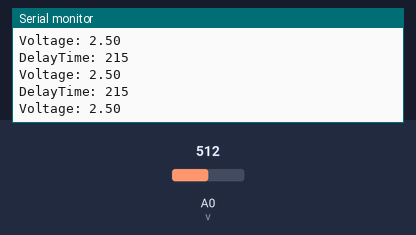
A sketch run on a simulated Arduino Uno, built with avr-gcc and run on an emulated ATmega328P. On the bench: the last lines printed to the serial monitor. Inputs (shaded band) come from the test bench; at power-on: A0 (v) = 512.

Above: at 1.2 s.
1.3 s: A0 (v) set to 684
At 2.4 s:
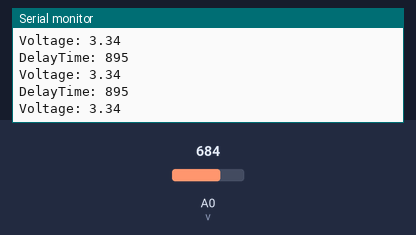
2.8 s: A0 (v) set to 709
At 3.4 s:
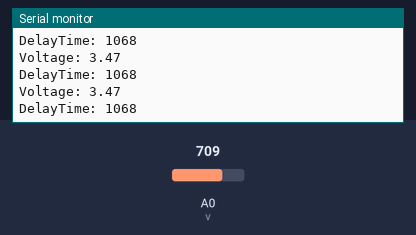
Timing chart, 0 to 5.8 s (numbered marks = the images above; inputs shaded):
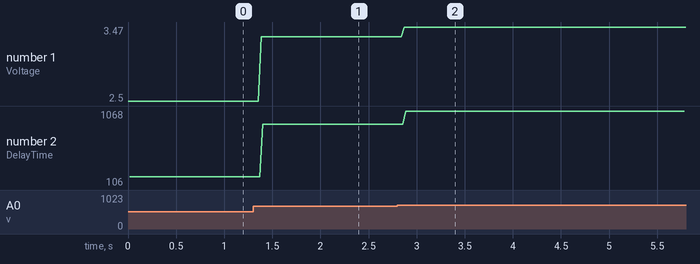

The sketch:

Tenth.ino
```cpp
// Now let's explore the LDR (light detecting resistor)/ photoresistor

// Analog input pin for reading voltage (potentiometer or sensor on A0)
int v = A0;

// Variable to store the converted voltage value (in Volts)
float v1 = 0.0;

// Digital pin for buzzer output
int bpin = 5;

// Variable to hold calculated delay time
int dTime;

void setup()
{
  pinMode(v, INPUT);        // Configure A0 as input
  pinMode(bpin, OUTPUT);    // Configure buzzer pin as output
  Serial.begin(9600);       // Start serial communication at 9600 baud
}

void loop()
{
  // Read raw ADC value (0–1023)
  v1 = analogRead(v);

  // Convert ADC value to voltage (range ~0.0–5.0V)
  // Formula: Vin = (ADC reading / 1023) * 5
  v1 = v1 * (5.0 / 1023.0);

  // Voltage range considered: Vlow = 0.26 V, Vhigh = 4.76 V
  // We map this voltage linearly to delay times:
  //   At 0.26V → 1 ms delay
  //   At 4.76V → 10 ms delay
  //
  // Slope (m) = (10 - 1) / (4.76 - 0.26) = 9 / 4.5 = 2
  // Equation of line: y - y1 = m(x - x1)
  // => dTime - 1 = 2 * (v1 - 0.26)
  //
  // Exponential multiplier (pow(v1, 4)) added to emphasize
  // audible change, making the pitch shift more noticeable.
  dTime = (2.0 * (v1 - 0.26) + 1) * pow(v1, 4);

  // Debugging output on Serial Monitor
  Serial.print("Voltage: ");
  Serial.println(v1);
  Serial.print("DelayTime: ");
  Serial.println(dTime);

  // Toggle buzzer ON and OFF at calculated delay
  digitalWrite(bpin, HIGH);
  delayMicroseconds(dTime);
  digitalWrite(bpin, LOW);
  delayMicroseconds(dTime);
}
```

Measured:
- the behaviour switches between 699 and 700 on A0 (v) (found by bisection; images 1 and 2)
- after the input at 1.3 s, the serial monitor: prints a new line after 0.09 s (image 1)
- after the input at 2.8 s, the serial monitor: prints a new line after 0.07 s (image 2)
- plotted number 1: 2.5 → 3.34 after the input at 1.3 s, 3.34 → 3.47 after the input at 2.8 s
- plotted number 2: 215 → 895 after the input at 1.3 s, 895 → 106 after the input at 2.8 s
